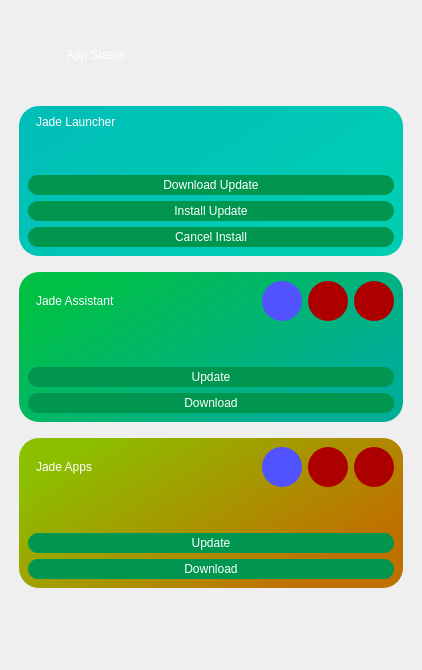
<?xml version="1.0" encoding="UTF-8"?>
<ui version="4.0">
 <class>MainWindow</class>
 <widget class="QMainWindow" name="MainWindow">
  <property name="geometry">
   <rect>
    <x>0</x>
    <y>0</y>
    <width>422</width>
    <height>670</height>
   </rect>
  </property>
  <property name="windowTitle">
   <string>Jade Launcher | App Status</string>
  </property>
  <property name="windowIcon">
   <iconset resource="../assets.qrc">
    <normaloff>:/icons/assets/icons/jadeIcon.png</normaloff>:/icons/assets/icons/jadeIcon.png</iconset>
  </property>
  <property name="styleSheet">
   <string notr="true">QToolTip {
  
	background-color: rgb(0, 255, 0);
	
}

QMainWindow {
	border-image: url(:/backgrounds/assets/backgrounds/downloadsBackground.png) 0 0 0 0 stretch stretch;
}
</string>
  </property>
  <widget class="QWidget" name="centralwidget">
   <layout class="QGridLayout" name="gridLayout_4">
    <item row="0" column="0">
     <layout class="QHBoxLayout" name="horizontalLayout">
      <item>
       <spacer name="horizontalSpacer_2">
        <property name="orientation">
         <enum>Qt::Horizontal</enum>
        </property>
        <property name="sizeType">
         <enum>QSizePolicy::Fixed</enum>
        </property>
        <property name="sizeHint" stdset="0">
         <size>
          <width>10</width>
          <height>20</height>
         </size>
        </property>
       </spacer>
      </item>
      <item>
       <widget class="QLabel" name="label_3">
        <property name="minimumSize">
         <size>
          <width>31</width>
          <height>91</height>
         </size>
        </property>
        <property name="maximumSize">
         <size>
          <width>31</width>
          <height>91</height>
         </size>
        </property>
        <property name="text">
         <string/>
        </property>
        <property name="pixmap">
         <pixmap resource="../assets.qrc">:/icons/assets/icons/gem.png</pixmap>
        </property>
        <property name="scaledContents">
         <bool>true</bool>
        </property>
       </widget>
      </item>
      <item>
       <spacer name="horizontalSpacer_3">
        <property name="orientation">
         <enum>Qt::Horizontal</enum>
        </property>
        <property name="sizeType">
         <enum>QSizePolicy::Fixed</enum>
        </property>
        <property name="sizeHint" stdset="0">
         <size>
          <width>10</width>
          <height>20</height>
         </size>
        </property>
       </spacer>
      </item>
      <item>
       <widget class="QLabel" name="label_2">
        <property name="styleSheet">
         <string notr="true">
color: rgb(255, 255, 255);
font: 40pt &quot;Calibri&quot;;</string>
        </property>
        <property name="text">
         <string>App Status</string>
        </property>
       </widget>
      </item>
     </layout>
    </item>
    <item row="1" column="0">
     <layout class="QVBoxLayout" name="verticalLayout_5">
      <item>
       <layout class="QVBoxLayout" name="appContainer">
        <item>
         <widget class="QFrame" name="jadeLauncher_frame">
          <property name="styleSheet">
           <string notr="true">#jadeLauncher_frame {
	border-radius:20px;
	background-color: qlineargradient(spread:pad, x1:0, y1:0.307045, x2:0.846955, y2:0.829, stop:0 rgba(0, 191, 183, 255), stop:0.965909 rgba(0, 205, 179, 255));
	margin-left:10px;
	margin-right:10px;
	margin-bottom:10px;

}</string>
          </property>
          <property name="frameShape">
           <enum>QFrame::StyledPanel</enum>
          </property>
          <property name="frameShadow">
           <enum>QFrame::Raised</enum>
          </property>
          <layout class="QGridLayout" name="gridLayout_2">
           <item row="0" column="0">
            <layout class="QVBoxLayout" name="verticalLayout">
             <item>
              <widget class="QLabel" name="label_4">
               <property name="styleSheet">
                <string notr="true">QLabel {
	border-radius: 10px;
	font: 16pt &quot;Calibr Boldi&quot;;
	padding-left:5px;
	color: rgb(255, 255, 255);
}</string>
               </property>
               <property name="text">
                <string>Jade Launcher</string>
               </property>
              </widget>
             </item>
             <item>
              <widget class="QLabel" name="jadeLauncher_version">
               <property name="styleSheet">
                <string notr="true">color: rgb(255, 255, 255);
font: 10pt &quot;Calibri&quot;;
padding-left:10px;</string>
               </property>
               <property name="text">
                <string/>
               </property>
              </widget>
             </item>
             <item>
              <widget class="QLabel" name="jadeLauncher_status">
               <property name="styleSheet">
                <string notr="true">font: 12pt &quot;Calibri&quot;;
color:rgb(255, 255, 255);
padding-left: 10px;</string>
               </property>
               <property name="text">
                <string/>
               </property>
              </widget>
             </item>
             <item>
              <widget class="QPushButton" name="jadeLauncher_download">
               <property name="minimumSize">
                <size>
                 <width>0</width>
                 <height>20</height>
                </size>
               </property>
               <property name="maximumSize">
                <size>
                 <width>16777215</width>
                 <height>20</height>
                </size>
               </property>
               <property name="toolTip">
                <string>&lt;html&gt;&lt;head/&gt;&lt;body&gt;&lt;p&gt;Update Jade Launcher&lt;/p&gt;&lt;/body&gt;&lt;/html&gt;</string>
               </property>
               <property name="styleSheet">
                <string notr="true">QPushButton {
	background-color: rgb(0, 150, 80);
	border-color: rgb(0, 255, 0);
	border-radius: 10px;
	font: 10pt &quot;Calibri&quot;;
	
	color: rgb(255, 255, 255);
}

QPushButton:hover {
	background-color: rgb(0, 170, 100);
}

QPushButton:pressed {
	
	background-color: rgb(0, 200, 120);
}</string>
               </property>
               <property name="text">
                <string>Download Update</string>
               </property>
              </widget>
             </item>
             <item>
              <widget class="QPushButton" name="jadeLauncher_install">
               <property name="minimumSize">
                <size>
                 <width>0</width>
                 <height>20</height>
                </size>
               </property>
               <property name="maximumSize">
                <size>
                 <width>16777215</width>
                 <height>20</height>
                </size>
               </property>
               <property name="toolTip">
                <string>&lt;html&gt;&lt;head/&gt;&lt;body&gt;&lt;p&gt;Update Jade Launcher&lt;/p&gt;&lt;/body&gt;&lt;/html&gt;</string>
               </property>
               <property name="styleSheet">
                <string notr="true">QPushButton {
	background-color: rgb(0, 150, 80);
	border-color: rgb(0, 255, 0);
	border-radius: 10px;
	font: 10pt &quot;Calibri&quot;;
	
	color: rgb(255, 255, 255);
}

QPushButton:hover {
	background-color: rgb(0, 170, 100);
}

QPushButton:pressed {
	
	background-color: rgb(0, 200, 120);
}</string>
               </property>
               <property name="text">
                <string>Install Update</string>
               </property>
              </widget>
             </item>
            </layout>
           </item>
           <item row="1" column="0">
            <widget class="QPushButton" name="jadeLauncher_cancel">
             <property name="minimumSize">
              <size>
               <width>0</width>
               <height>20</height>
              </size>
             </property>
             <property name="maximumSize">
              <size>
               <width>16777215</width>
               <height>20</height>
              </size>
             </property>
             <property name="toolTip">
              <string>&lt;html&gt;&lt;head/&gt;&lt;body&gt;&lt;p&gt;Update Jade Launcher&lt;/p&gt;&lt;/body&gt;&lt;/html&gt;</string>
             </property>
             <property name="styleSheet">
              <string notr="true">QPushButton {
	background-color: rgb(0, 150, 80);
	border-color: rgb(0, 255, 0);
	border-radius: 10px;
	font: 10pt &quot;Calibri&quot;;
	
	color: rgb(255, 255, 255);
}

QPushButton:hover {
	background-color: rgb(0, 170, 100);
}

QPushButton:pressed {
	
	background-color: rgb(0, 200, 120);
}</string>
             </property>
             <property name="text">
              <string>Cancel Install</string>
             </property>
            </widget>
           </item>
          </layout>
         </widget>
        </item>
        <item>
         <widget class="QFrame" name="jadeAssistant_frame">
          <property name="styleSheet">
           <string notr="true">#jadeAssistant_frame {
	border-radius:20px;
	background-color: qlineargradient(spread:pad, x1:0, y1:0.307045, x2:0.846955, y2:0.829, stop:0 rgba(0, 191, 69, 255), stop:0.965909 rgba(0, 173, 151, 255));
	margin-left:10px;
	margin-right:10px;
	margin-bottom:10px;
}</string>
          </property>
          <property name="frameShape">
           <enum>QFrame::StyledPanel</enum>
          </property>
          <property name="frameShadow">
           <enum>QFrame::Raised</enum>
          </property>
          <layout class="QGridLayout" name="gridLayout">
           <item row="0" column="0">
            <layout class="QVBoxLayout" name="verticalLayout_3">
             <item>
              <layout class="QHBoxLayout" name="horizontalLayout_2">
               <item>
                <widget class="QLabel" name="jadeAssistant">
                 <property name="styleSheet">
                  <string notr="true">QLabel {
	border-radius: 10px;
	font: 16pt &quot;Calibr Boldi&quot;;
	padding-left:5px;
	color: rgb(255, 255, 255);
}</string>
                 </property>
                 <property name="text">
                  <string>Jade Assistant</string>
                 </property>
                </widget>
               </item>
               <item>
                <spacer name="horizontalSpacer">
                 <property name="orientation">
                  <enum>Qt::Horizontal</enum>
                 </property>
                 <property name="sizeHint" stdset="0">
                  <size>
                   <width>40</width>
                   <height>20</height>
                  </size>
                 </property>
                </spacer>
               </item>
               <item>
                <widget class="QPushButton" name="jadeAssistant_launch">
                 <property name="minimumSize">
                  <size>
                   <width>40</width>
                   <height>40</height>
                  </size>
                 </property>
                 <property name="maximumSize">
                  <size>
                   <width>40</width>
                   <height>40</height>
                  </size>
                 </property>
                 <property name="toolTip">
                  <string>&lt;html&gt;&lt;head/&gt;&lt;body&gt;&lt;p&gt;Launch Jade Assistant&lt;/p&gt;&lt;/body&gt;&lt;/html&gt;</string>
                 </property>
                 <property name="styleSheet">
                  <string notr="true">QPushButton {
	
	background-color: rgb(80, 83, 255);
	border-color: rgb(0, 255, 0);
	border-radius: 20px;
	font: 10pt &quot;Calibri&quot;;
	
	color: rgb(255, 255, 255);
}

QPushButton:hover {
	
	
	
	background-color: rgb(74, 131, 255);
}

QPushButton:pressed {
	
	
	
	
	
	background-color: rgb(131, 158, 255);
}</string>
                 </property>
                 <property name="text">
                  <string/>
                 </property>
                 <property name="icon">
                  <iconset resource="../assets.qrc">
                   <normaloff>:/icons/assets/icons/launch.png</normaloff>:/icons/assets/icons/launch.png</iconset>
                 </property>
                 <property name="iconSize">
                  <size>
                   <width>28</width>
                   <height>28</height>
                  </size>
                 </property>
                </widget>
               </item>
               <item>
                <widget class="QPushButton" name="jadeAssistant_remove">
                 <property name="minimumSize">
                  <size>
                   <width>40</width>
                   <height>40</height>
                  </size>
                 </property>
                 <property name="maximumSize">
                  <size>
                   <width>40</width>
                   <height>40</height>
                  </size>
                 </property>
                 <property name="toolTip">
                  <string>&lt;html&gt;&lt;head/&gt;&lt;body&gt;&lt;p&gt;Remove Jade Assistant&lt;/p&gt;&lt;/body&gt;&lt;/html&gt;</string>
                 </property>
                 <property name="styleSheet">
                  <string notr="true">QPushButton {
	background-color: rgb(172, 0, 0);
	border-color: rgb(0, 255, 0);
	border-radius: 20px;
	font: 10pt &quot;Calibri&quot;;
	
	color: rgb(255, 255, 255);
}

QPushButton:hover {
	
	
	background-color: rgb(239, 60, 60);
}

QPushButton:pressed {
	
	
	
	
	background-color: rgb(255, 103, 103);
}</string>
                 </property>
                 <property name="text">
                  <string/>
                 </property>
                 <property name="icon">
                  <iconset resource="../assets.qrc">
                   <normaloff>:/icons/assets/icons/trash.png</normaloff>:/icons/assets/icons/trash.png</iconset>
                 </property>
                 <property name="iconSize">
                  <size>
                   <width>30</width>
                   <height>30</height>
                  </size>
                 </property>
                </widget>
               </item>
               <item>
                <widget class="QPushButton" name="jadeAssistant_stop">
                 <property name="minimumSize">
                  <size>
                   <width>40</width>
                   <height>40</height>
                  </size>
                 </property>
                 <property name="maximumSize">
                  <size>
                   <width>40</width>
                   <height>40</height>
                  </size>
                 </property>
                 <property name="toolTip">
                  <string>&lt;html&gt;&lt;head/&gt;&lt;body&gt;&lt;p&gt;Stop Jade Assistant&lt;/p&gt;&lt;/body&gt;&lt;/html&gt;</string>
                 </property>
                 <property name="styleSheet">
                  <string notr="true">QPushButton {
	background-color: rgb(172, 0, 0);
	border-color: rgb(0, 255, 0);
	border-radius: 20px;
	font: 10pt &quot;Calibri&quot;;
	
	color: rgb(255, 255, 255);
}

QPushButton:hover {
	
	
	background-color: rgb(239, 60, 60);
}

QPushButton:pressed {
	
	
	
	
	background-color: rgb(255, 103, 103);
}</string>
                 </property>
                 <property name="text">
                  <string/>
                 </property>
                 <property name="icon">
                  <iconset resource="../assets.qrc">
                   <normaloff>:/icons/assets/icons/stop.png</normaloff>:/icons/assets/icons/stop.png</iconset>
                 </property>
                 <property name="iconSize">
                  <size>
                   <width>25</width>
                   <height>25</height>
                  </size>
                 </property>
                </widget>
               </item>
              </layout>
             </item>
             <item>
              <layout class="QVBoxLayout" name="verticalLayout_2">
               <item>
                <widget class="QLabel" name="jadeAssistant_version">
                 <property name="styleSheet">
                  <string notr="true">color: rgb(255, 255, 255);
font: 10pt &quot;Calibri&quot;;
padding-left:10px;</string>
                 </property>
                 <property name="text">
                  <string/>
                 </property>
                </widget>
               </item>
               <item>
                <widget class="QLabel" name="jadeAssistant_status">
                 <property name="styleSheet">
                  <string notr="true">font: 12pt &quot;Calibri&quot;;
color:rgb(255, 255, 255);
padding-left: 10px;</string>
                 </property>
                 <property name="text">
                  <string/>
                 </property>
                </widget>
               </item>
               <item>
                <widget class="QPushButton" name="jadeAssistant_update">
                 <property name="enabled">
                  <bool>true</bool>
                 </property>
                 <property name="minimumSize">
                  <size>
                   <width>0</width>
                   <height>20</height>
                  </size>
                 </property>
                 <property name="maximumSize">
                  <size>
                   <width>16777215</width>
                   <height>20</height>
                  </size>
                 </property>
                 <property name="toolTip">
                  <string>&lt;html&gt;&lt;head/&gt;&lt;body&gt;&lt;p&gt;Update Jade Assistant&lt;/p&gt;&lt;/body&gt;&lt;/html&gt;</string>
                 </property>
                 <property name="styleSheet">
                  <string notr="true">QPushButton {
	background-color: rgb(0, 150, 80);
	border-color: rgb(0, 255, 0);
	border-radius: 10px;
	font: 10pt &quot;Calibri&quot;;
	
	color: rgb(255, 255, 255);
}

QPushButton:hover {
	background-color: rgb(0, 170, 100);
}

QPushButton:pressed {
	
	background-color: rgb(0, 200, 120);
}</string>
                 </property>
                 <property name="text">
                  <string>Update</string>
                 </property>
                </widget>
               </item>
               <item>
                <widget class="QPushButton" name="jadeAssistant_download">
                 <property name="enabled">
                  <bool>true</bool>
                 </property>
                 <property name="minimumSize">
                  <size>
                   <width>0</width>
                   <height>20</height>
                  </size>
                 </property>
                 <property name="maximumSize">
                  <size>
                   <width>16777215</width>
                   <height>20</height>
                  </size>
                 </property>
                 <property name="toolTip">
                  <string>&lt;html&gt;&lt;head/&gt;&lt;body&gt;&lt;p&gt;Download Jade Assistant&lt;/p&gt;&lt;/body&gt;&lt;/html&gt;</string>
                 </property>
                 <property name="styleSheet">
                  <string notr="true">QPushButton {
	background-color: rgb(0, 150, 80);
	border-color: rgb(0, 255, 0);
	border-radius: 10px;
	font: 10pt &quot;Calibri&quot;;
	
	color: rgb(255, 255, 255);
}

QPushButton:hover {
	background-color: rgb(0, 170, 100);
}

QPushButton:pressed {
	
	background-color: rgb(0, 200, 120);
}</string>
                 </property>
                 <property name="text">
                  <string>Download</string>
                 </property>
                </widget>
               </item>
              </layout>
             </item>
            </layout>
           </item>
          </layout>
         </widget>
        </item>
        <item>
         <widget class="QFrame" name="jadeApps_frame">
          <property name="styleSheet">
           <string notr="true">#jadeApps_frame {
	border-radius:20px;
	background-color: qlineargradient(spread:pad, x1:0, y1:0.307045, x2:0.846955, y2:0.829, stop:0 rgba(140, 191, 0, 255), stop:0.965909 rgba(191, 113, 0, 255));
	margin-left:10px;
	margin-right:10px;
	margin-bottom:10px;
}</string>
          </property>
          <property name="frameShape">
           <enum>QFrame::StyledPanel</enum>
          </property>
          <property name="frameShadow">
           <enum>QFrame::Raised</enum>
          </property>
          <layout class="QGridLayout" name="gridLayout_3">
           <item row="0" column="0">
            <layout class="QVBoxLayout" name="verticalLayout_6">
             <item>
              <layout class="QHBoxLayout" name="horizontalLayout_3">
               <item>
                <widget class="QLabel" name="jadeApps">
                 <property name="styleSheet">
                  <string notr="true">QLabel {
	border-radius: 10px;
	font: 16pt &quot;Calibr Boldi&quot;;
	padding-left:5px;
	color: rgb(255, 255, 255);
}</string>
                 </property>
                 <property name="text">
                  <string>Jade Apps</string>
                 </property>
                </widget>
               </item>
               <item>
                <spacer name="horizontalSpacer_4">
                 <property name="orientation">
                  <enum>Qt::Horizontal</enum>
                 </property>
                 <property name="sizeHint" stdset="0">
                  <size>
                   <width>40</width>
                   <height>20</height>
                  </size>
                 </property>
                </spacer>
               </item>
               <item>
                <widget class="QPushButton" name="jadeApps_launch">
                 <property name="minimumSize">
                  <size>
                   <width>40</width>
                   <height>40</height>
                  </size>
                 </property>
                 <property name="maximumSize">
                  <size>
                   <width>40</width>
                   <height>40</height>
                  </size>
                 </property>
                 <property name="toolTip">
                  <string>&lt;html&gt;&lt;head/&gt;&lt;body&gt;&lt;p&gt;Launch Jade Apps&lt;/p&gt;&lt;/body&gt;&lt;/html&gt;</string>
                 </property>
                 <property name="styleSheet">
                  <string notr="true">QPushButton {
	
	background-color: rgb(80, 83, 255);
	border-color: rgb(0, 255, 0);
	border-radius: 20px;
	font: 10pt &quot;Calibri&quot;;
	
	color: rgb(255, 255, 255);
}

QPushButton:hover {
	
	
	
	background-color: rgb(74, 131, 255);
}

QPushButton:pressed {
	
	
	
	
	
	background-color: rgb(131, 158, 255);
}</string>
                 </property>
                 <property name="text">
                  <string/>
                 </property>
                 <property name="icon">
                  <iconset resource="../assets.qrc">
                   <normaloff>:/icons/assets/icons/launch.png</normaloff>:/icons/assets/icons/launch.png</iconset>
                 </property>
                 <property name="iconSize">
                  <size>
                   <width>28</width>
                   <height>28</height>
                  </size>
                 </property>
                </widget>
               </item>
               <item>
                <widget class="QPushButton" name="jadeApps_remove">
                 <property name="minimumSize">
                  <size>
                   <width>40</width>
                   <height>40</height>
                  </size>
                 </property>
                 <property name="maximumSize">
                  <size>
                   <width>40</width>
                   <height>40</height>
                  </size>
                 </property>
                 <property name="toolTip">
                  <string>&lt;html&gt;&lt;head/&gt;&lt;body&gt;&lt;p&gt;Remove Jade Apps&lt;/p&gt;&lt;/body&gt;&lt;/html&gt;</string>
                 </property>
                 <property name="styleSheet">
                  <string notr="true">QPushButton {
	background-color: rgb(172, 0, 0);
	border-color: rgb(0, 255, 0);
	border-radius: 20px;
	font: 10pt &quot;Calibri&quot;;
	
	color: rgb(255, 255, 255);
}

QPushButton:hover {
	
	
	background-color: rgb(239, 60, 60);
}

QPushButton:pressed {
	
	
	
	
	background-color: rgb(255, 103, 103);
}</string>
                 </property>
                 <property name="text">
                  <string/>
                 </property>
                 <property name="icon">
                  <iconset resource="../assets.qrc">
                   <normaloff>:/icons/assets/icons/trash.png</normaloff>:/icons/assets/icons/trash.png</iconset>
                 </property>
                 <property name="iconSize">
                  <size>
                   <width>30</width>
                   <height>30</height>
                  </size>
                 </property>
                </widget>
               </item>
               <item>
                <widget class="QPushButton" name="jadeApps_stop">
                 <property name="minimumSize">
                  <size>
                   <width>40</width>
                   <height>40</height>
                  </size>
                 </property>
                 <property name="maximumSize">
                  <size>
                   <width>40</width>
                   <height>40</height>
                  </size>
                 </property>
                 <property name="toolTip">
                  <string>&lt;html&gt;&lt;head/&gt;&lt;body&gt;&lt;p&gt;Stop Jade Apps&lt;/p&gt;&lt;/body&gt;&lt;/html&gt;</string>
                 </property>
                 <property name="styleSheet">
                  <string notr="true">QPushButton {
	background-color: rgb(172, 0, 0);
	border-color: rgb(0, 255, 0);
	border-radius: 20px;
	font: 10pt &quot;Calibri&quot;;
	
	color: rgb(255, 255, 255);
}

QPushButton:hover {
	
	
	background-color: rgb(239, 60, 60);
}

QPushButton:pressed {
	
	
	
	
	background-color: rgb(255, 103, 103);
}</string>
                 </property>
                 <property name="text">
                  <string/>
                 </property>
                 <property name="icon">
                  <iconset resource="../assets.qrc">
                   <normaloff>:/icons/assets/icons/stop.png</normaloff>:/icons/assets/icons/stop.png</iconset>
                 </property>
                 <property name="iconSize">
                  <size>
                   <width>25</width>
                   <height>25</height>
                  </size>
                 </property>
                </widget>
               </item>
              </layout>
             </item>
             <item>
              <layout class="QVBoxLayout" name="verticalLayout_7">
               <item>
                <widget class="QLabel" name="jadeApps_version">
                 <property name="styleSheet">
                  <string notr="true">color: rgb(255, 255, 255);
font: 10pt &quot;Calibri&quot;;
padding-left:10px;</string>
                 </property>
                 <property name="text">
                  <string/>
                 </property>
                </widget>
               </item>
               <item>
                <widget class="QLabel" name="jadeApps_status">
                 <property name="styleSheet">
                  <string notr="true">font: 12pt &quot;Calibri&quot;;
color:rgb(255, 255, 255);
padding-left: 10px;</string>
                 </property>
                 <property name="text">
                  <string/>
                 </property>
                </widget>
               </item>
               <item>
                <widget class="QPushButton" name="jadeApps_update">
                 <property name="enabled">
                  <bool>true</bool>
                 </property>
                 <property name="minimumSize">
                  <size>
                   <width>0</width>
                   <height>20</height>
                  </size>
                 </property>
                 <property name="maximumSize">
                  <size>
                   <width>16777215</width>
                   <height>20</height>
                  </size>
                 </property>
                 <property name="toolTip">
                  <string>&lt;html&gt;&lt;head/&gt;&lt;body&gt;&lt;p&gt;Update Jade Apps&lt;/p&gt;&lt;/body&gt;&lt;/html&gt;</string>
                 </property>
                 <property name="styleSheet">
                  <string notr="true">QPushButton {
	background-color: rgb(0, 150, 80);
	border-color: rgb(0, 255, 0);
	border-radius: 10px;
	font: 10pt &quot;Calibri&quot;;
	
	color: rgb(255, 255, 255);
}

QPushButton:hover {
	background-color: rgb(0, 170, 100);
}

QPushButton:pressed {
	
	background-color: rgb(0, 200, 120);
}</string>
                 </property>
                 <property name="text">
                  <string>Update</string>
                 </property>
                </widget>
               </item>
               <item>
                <widget class="QPushButton" name="jadeApps_download">
                 <property name="enabled">
                  <bool>true</bool>
                 </property>
                 <property name="minimumSize">
                  <size>
                   <width>0</width>
                   <height>20</height>
                  </size>
                 </property>
                 <property name="maximumSize">
                  <size>
                   <width>16777215</width>
                   <height>20</height>
                  </size>
                 </property>
                 <property name="toolTip">
                  <string>&lt;html&gt;&lt;head/&gt;&lt;body&gt;&lt;p&gt;Download Jade Apps&lt;/p&gt;&lt;/body&gt;&lt;/html&gt;</string>
                 </property>
                 <property name="styleSheet">
                  <string notr="true">QPushButton {
	background-color: rgb(0, 150, 80);
	border-color: rgb(0, 255, 0);
	border-radius: 10px;
	font: 10pt &quot;Calibri&quot;;
	
	color: rgb(255, 255, 255);
}

QPushButton:hover {
	background-color: rgb(0, 170, 100);
}

QPushButton:pressed {
	
	background-color: rgb(0, 200, 120);
}</string>
                 </property>
                 <property name="text">
                  <string>Download</string>
                 </property>
                </widget>
               </item>
              </layout>
             </item>
            </layout>
           </item>
          </layout>
         </widget>
        </item>
       </layout>
      </item>
      <item>
       <spacer name="verticalSpacer">
        <property name="orientation">
         <enum>Qt::Vertical</enum>
        </property>
        <property name="sizeHint" stdset="0">
         <size>
          <width>20</width>
          <height>208</height>
         </size>
        </property>
       </spacer>
      </item>
     </layout>
    </item>
   </layout>
  </widget>
 </widget>
 <resources>
  <include location="../assets.qrc"/>
 </resources>
 <connections/>
</ui>
